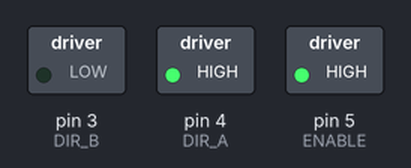
A sketch run on a simulated Arduino Uno, built with avr-gcc and run on an emulated ATmega328P. Shown: switched loads named in the sketch (green lamp = pin HIGH).

Above: at 1.0 s.
At 3.0 s:
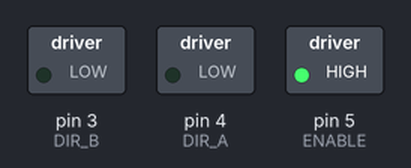
Timing chart, 0 to 5.2 s (numbered marks = the images above):
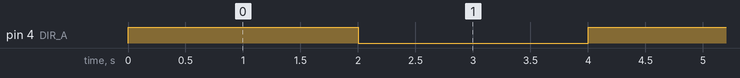

The sketch:

MotorSteuern.ino
```cpp
#define ENABLE 5
#define DIR_A 4
#define DIR_B 3

void setup()
{
    pinMode(ENABLE, OUTPUT);
    pinMode(DIR_A, OUTPUT);
    pinMode(DIR_B, OUTPUT);

    // enable driver
    digitalWrite(ENABLE, HIGH);
    digitalWrite(DIR_B, LOW);
}

void loop()
{
    digitalWrite(DIR_A, HIGH);
    delay(2000);
    digitalWrite(DIR_A, LOW);
    delay(2000);
}
```

Measured:
- by itself, pin 4 (DIR_A): alternates HIGH for 2.0 s and LOW for 2.0 s
